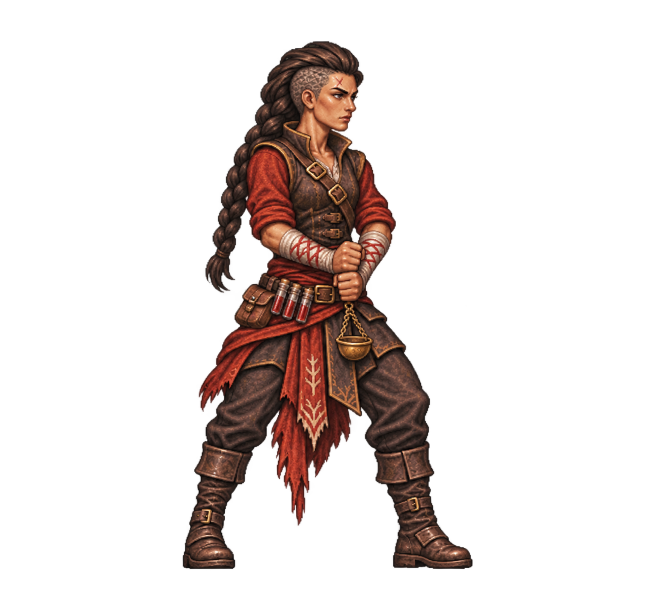
#> input picture docs/anim-review/new-art/redtithe-poses-v1/raw/idle2.png, 1310 x 1200 px, found by its file name (shown at 1/2 size)
$ python contact.py
#> lines starting #> are read from the running program, lines starting #| are printed output that depends on the picture
# Eski | yeni kontak sayfaları (1x, etiketli): ui-shots-mobil-masaustu/redtithe/pozlar-v1-1.png, -2.png
from PIL import Image,ImageDraw,ImageFont
A='assets/poses/antimage-v2/'; O=A+'_old-2026-11-21b/'
OUT='../../../../../ui-shots-mobil-masaustu/redtithe/'
import os
OUT=os.path.normpath(os.path.join(os.getcwd(),'..','..','..','..','ui-shots-mobil-masaustu','redtithe'))+os.sep
N=['idle2','step2','slash1','slash2','overhead1','overhead2','thrust1','thrust2','spin1a','spin1b','spin1c',
   'spin2a','spin2b','spin2c','guard1','guard2','raise','channel','point','throw','hit','kneel']
f=ImageFont.truetype('arial.ttf',20)
def cell(p):
  bg=Image.new('RGBA',(450,412),(70,70,86,255)); im=Image.open(p).convert('RGBA'); bg.alpha_composite(im)
  d=ImageDraw.Draw(bg); d.line([(0,406),(450,406)],fill=(140,140,90)); return bg.convert('RGB')
for page,names in enumerate((N[:11],N[11:]),1):
  cols=3; rows=(len(names)+cols-1)//cols
  o=Image.new('RGB',(cols*910,rows*444),(25,25,30)); d=ImageDraw.Draw(o)
#> after `o = Image.new('RGB', (cols * 910, rows * 444), (25, 25, 30))`:
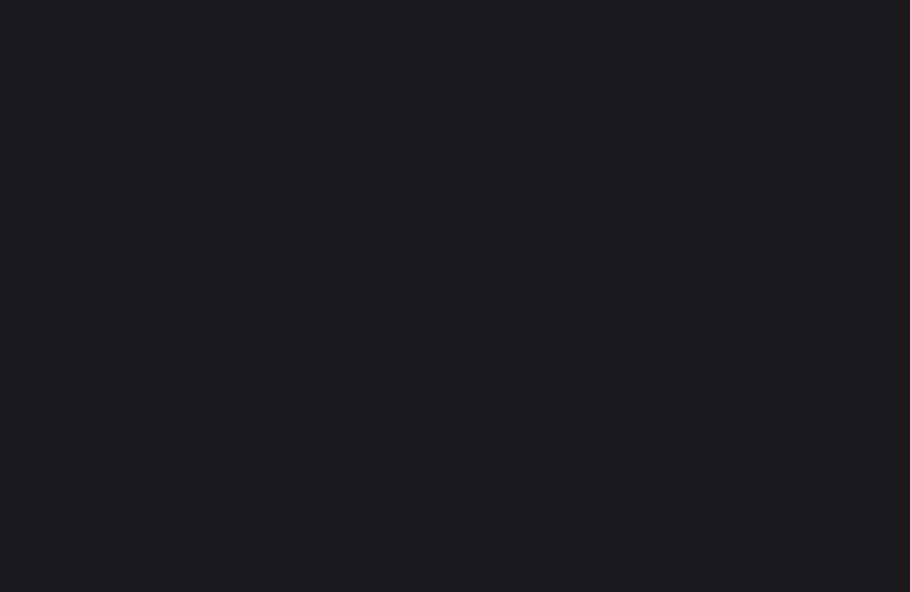
#> o: PIL image 2730x1776 RGB (shown at 1/3 size); mean R, G, B 25, 25, 30
  for i,n in enumerate(names):
    x,y=(i%cols)*910,(i//cols)*444
    o.paste(cell(O+n+'.png'),(x,y+30)); o.paste(cell(A+n+'.png'),(x+452,y+30))
#> in cell, `bg = Image.new('RGBA', (450, 412), (70, 70, 86, 255))`:
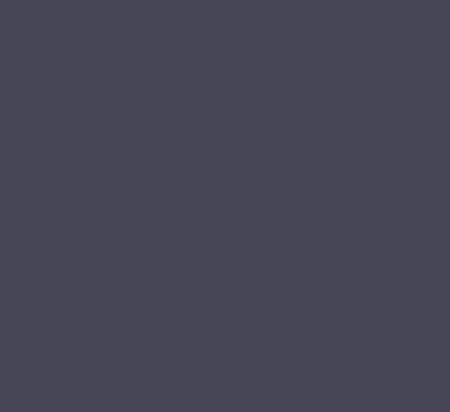
#> bg: PIL image 450x412 RGBA; mean R, G, B, A 70, 70, 86, 255
#> in cell, im is the input picture: PIL image 1310x1200 RGBA; mean R, G, B, A 19, 10.8, 8.4, 46.1
#> after `o.paste(cell(O + n + '.png'), (x, y + 30))`:
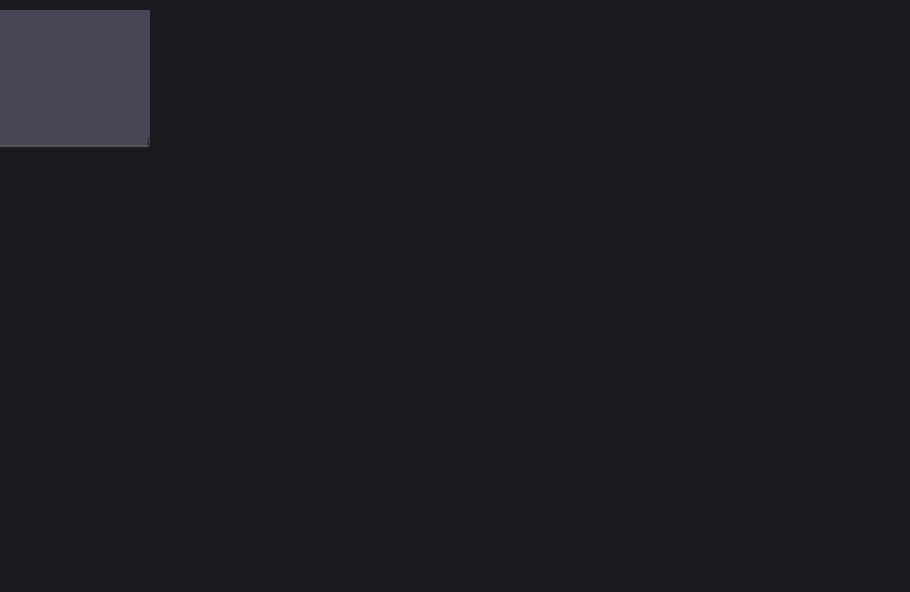
#> o: PIL image 2730x1776 RGB (shown at 1/3 size); mean R, G, B 26.7, 26.7, 32.1
#> after `o.paste(cell(A + n + '.png'), (x + 452, y + 30))`:
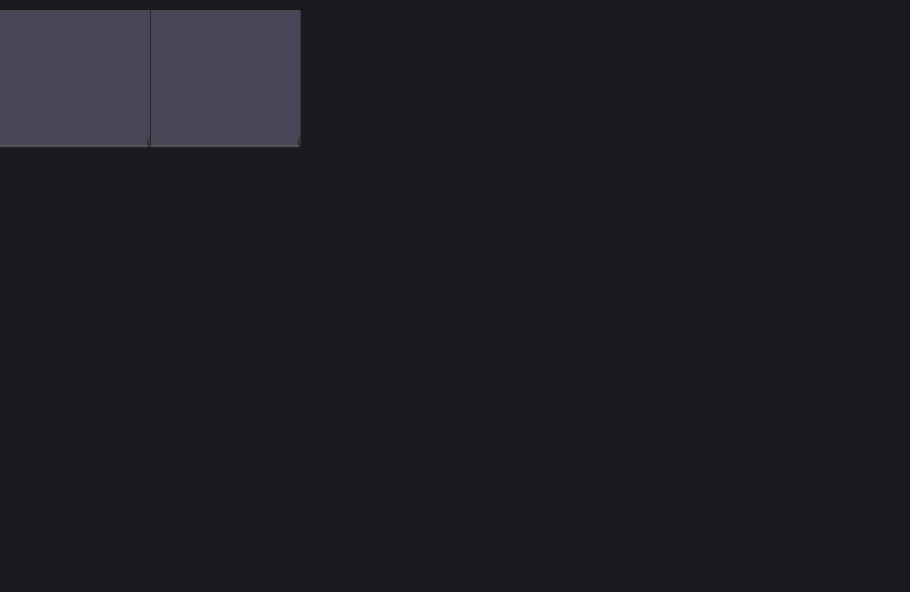
#> o: PIL image 2730x1776 RGB (shown at 1/3 size); mean R, G, B 28.5, 28.5, 34.3
#> (the run stopped early here; a loop or call above may not have finished)

$ run again, with docs/anim-review/new-art/redtithe-poses-v1/raw/guard1.png copied over docs/anim-review/new-art/redtithe-poses-v1/raw/idle2.png
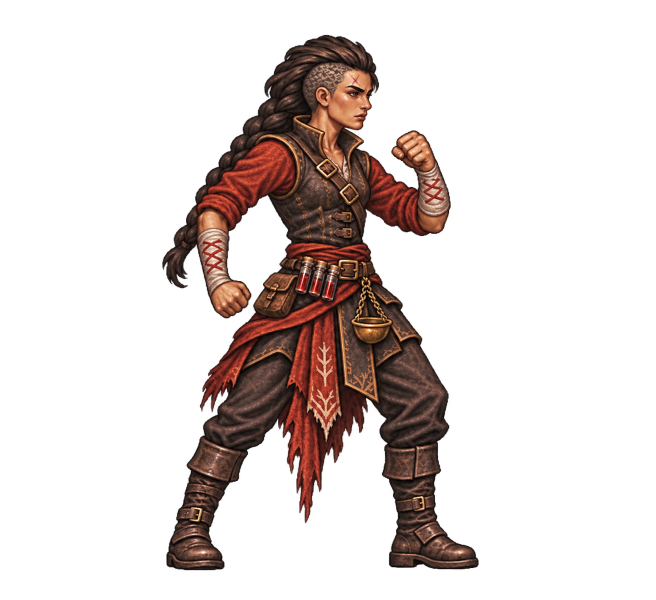
#> input picture docs/anim-review/new-art/redtithe-poses-v1/raw/guard1.png, 1311 x 1200 px, found by its file name (shown at 1/2 size)
#> in cell, im is the input picture: PIL image 1311x1200 RGBA; mean R, G, B, A 21.3, 12.2, 9.6, 53.2
#> in cell, `return bg.convert('RGB')`:
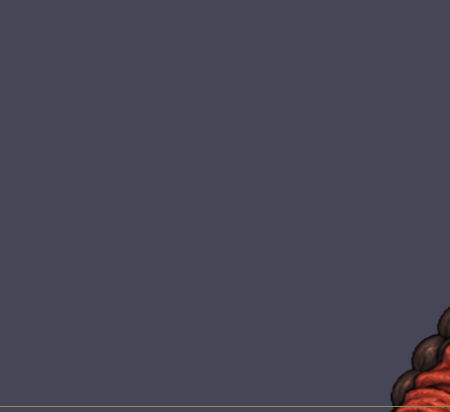
#> returned value: PIL image 450x412 RGB; mean R, G, B 70.7, 69.6, 84.9
